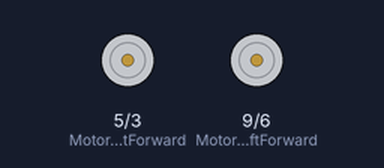
A sketch run on a simulated Arduino Uno, built with avr-gcc and run on an emulated ATmega328P. Shown: motor-driver pin pairs drawn as motors (green arrow = first pin HIGH = forward, orange = second pin HIGH = backward, longer = more drive).

Above: at 0.1 s.
At 4.1 s:
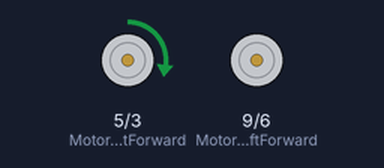
At 7.6 s:
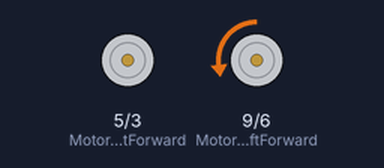
At 11.1 s:
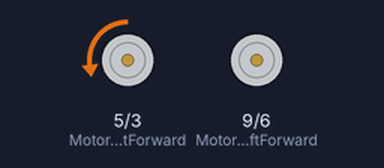
Timing chart, 0 to 40.0 s (numbered marks = the images above):
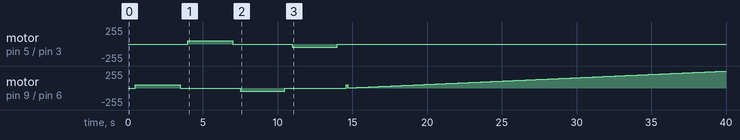

Measured:
- by itself, motor on pin 5 (MotorRightForward) / pin 3 (MotorRightBackward): stopped → forward 50/255 at 4.0 s, → stopped 3.0 s later, → backward 50/255 4.0 s later, → stopped 3.0 s later
- by itself, motor on pin 9 (MotorLeftForward) / pin 6 (MotorLeftBackward): stopped → forward 50/255 at 0.50 s, → stopped 3.0 s later, → backward 50/255 4.0 s later, → stopped 3.0 s later, … (258 changes in this stretch)

The sketch:

POC_DRV883_motoren.ino
```cpp
#define MotorRightForward 5
#define MotorRightBackward 3
#define MotorLeftForward 9
#define MotorLeftBackward 6

void setup() {

  Serial.begin(115200);

  pinMode(MotorLeftForward,OUTPUT);
  pinMode(MotorLeftBackward,OUTPUT);
  pinMode(MotorRightForward,OUTPUT);
  pinMode(MotorRightBackward,OUTPUT);
}

void loop() {
motorstop();
delay(500);
analogWrite(MotorLeftForward,50); // Linker motor vooruit laten draaien aan vaste snelheid
delay(3000);
motorstop();
delay(500);

analogWrite(MotorRightForward,50); // Rechtse motor vooruit laten draaien aan vaste snelheid
delay(3000);
motorstop();
delay(500);
///////////////////////////////
analogWrite(MotorLeftBackward,50); // Linker motor achteruit laten draaien aan vaste snelheid
delay(3000);
motorstop();
delay(500);

analogWrite(MotorRightBackward,50); // Rechtse motor achteruit laten draaien aan vaste snelheid
delay(3000);
motorstop();
delay(500);
/////////////////////////////////////////////////////////////
motorversnelt(MotorLeftForward); // Linker motor vooruit laten draaien aan vaste snelheid
motorstop();
delay(500);

motorversnelt(MotorRightForward); // Rechtse motor vooruit laten draaien aan vaste snelheid
motorstop();
delay(500);
//////////////////////////////
motorversnelt(MotorLeftBackward); // Linker motor achteruit laten draaien aan vaste snelheid
motorstop();
delay(500);

motorversnelt(MotorRightBackward); // Rechtse motor achteruit laten draaien aan vaste snelheid
motorstop();
delay(500);
}

void motorstop(){
analogWrite(MotorLeftForward, 0);
analogWrite(MotorLeftBackward, 0);
analogWrite(MotorRightForward, 0);
analogWrite(MotorRightBackward, 0);
}

void motorversnelt(int uit){
  for (int i=0; i<255; i++){
      analogWrite(uit,i);
      delay(100);
  }
}
```
